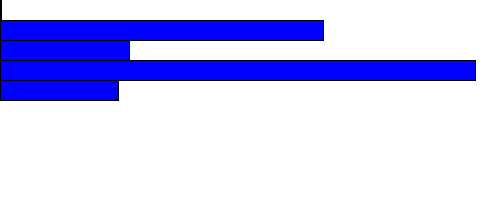
Frame 1 (no input)
Frame 60 (the mouse pressed at the canvas centre just before this capture): identical to frame 1, image omitted
Frame 120 (the mouse held since frame 60 and released just before this capture): identical to frame 1, image omitted

The Processing sketch that drew this single still picture (run headless with seeded random() and noise(); from frame 60 on, the mouse is pressed at the canvas centre):

// Processing sketch: tut02_05
// ── tut02_05.pde
import java.util.ArrayList;
ArrayList<Integer> data;
int i = 0;

void setup()
{
  size(500, 200);
  
  // create the arraylist "data" of Integer objects
  data = new ArrayList<Integer>();
  // add 5 values to the data arraylist here
  for(i = 1; data.size() < 5; i = (int)random(500)){
    data.add(i);
  }
  
}

void draw()
{
  background(255, 255, 255);
  fill(0, 0, 255);
  
  for (int i=0; i<data.size(); i++)
    rect(0, i*20, data.get(i), 20);
}
